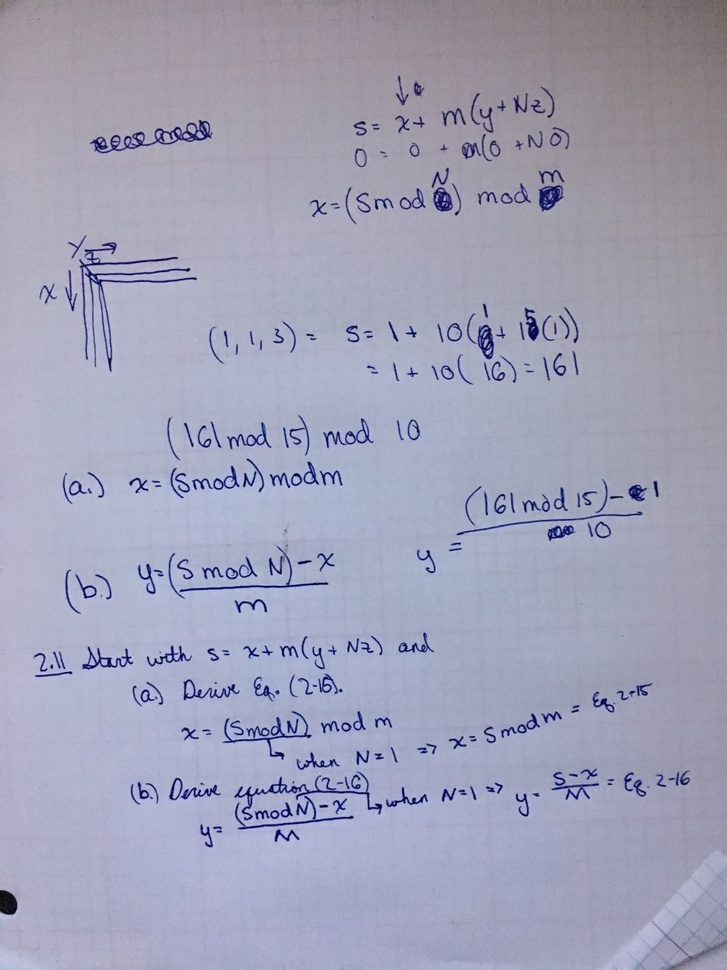
#> input picture Homework/Homework 1/handwritten exercises/exercise2_11.jpg, 727 x 970 px, shrunk from 960 x 1280 before the run
$ python ImageAnalysis.py '../../../Homework/Homework 1/handwritten exercises/exercise2_11.jpg'
#> lines starting #> are read from the running program, lines starting #| are printed output that depends on the picture
### Projects/Project 1/src/FileManager.py
import cv2

class FileManager():
    @staticmethod
    def read_grayscale_image(image_path):
        return cv2.imread(image_path, 0)
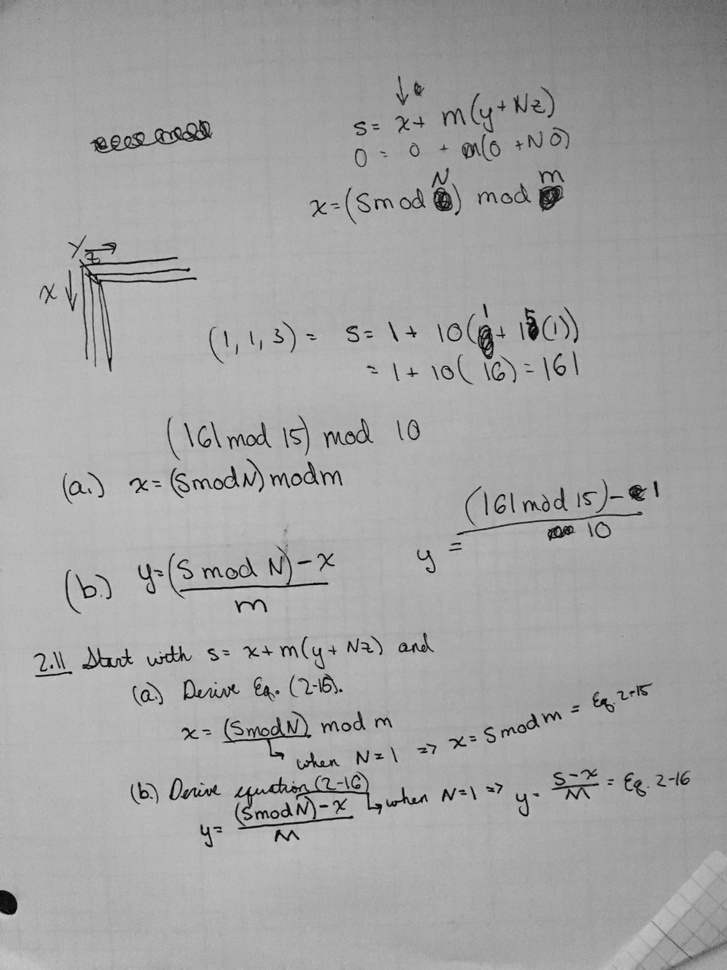
#> returned value: shape (970, 727); min 0, max 202, mean 164.3

### Projects/Project 1/src/ImageAnalysis.py
import cv2
import sys
import numpy as np
import matplotlib.pyplot as plt
from FileManager import FileManager

def display_image(image):
    # Display image:
    plt.imshow(image, cmap='gray')
    plt.show()

class ImageAnalysis():
    @staticmethod
    def calculate_bit_planes(image, gray_scale=True, bits_per_pixel=8):
#> called with gray_scale = True, bits_per_pixel = 8
        bit_planes = None

        if gray_scale:
            rows, columns = image.shape
#> rows = 970; columns = 727
            bit_planes = np.ones((rows, columns, bits_per_pixel))

        for row_index, row in enumerate(image):
            for column_index, pixel in enumerate(row):
                for bit_plane_index in range(bits_per_pixel):
                    bit_planes[row_index, column_index, bit_plane_index] = (pixel & 2**bit_plane_index) >> bit_plane_index

        return bit_planes * 256

def display_bit_planes(bit_planes):
    number_of_rows, number_of_columns, number_of_bit_planes = bit_planes.shape
#> number_of_rows = 970; number_of_columns = 727; number_of_bit_planes = 8

    for bit_plane_index in range(number_of_bit_planes):
        print("bit plane {}".format(bit_plane_index))
        display_image(bit_planes[:, :, bit_plane_index])
#> this loop made 8 passes
#> pass 1, in display_image (call 2), `plt.show()`:
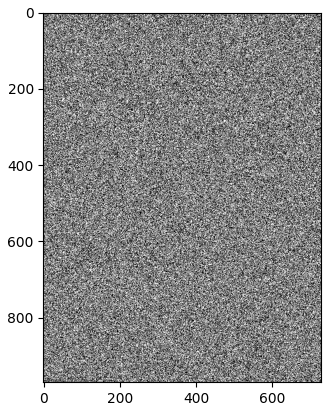
#> figure drawn by matplotlib, 1 panel
#> pass 2, in display_image (call 3), `plt.show()`:
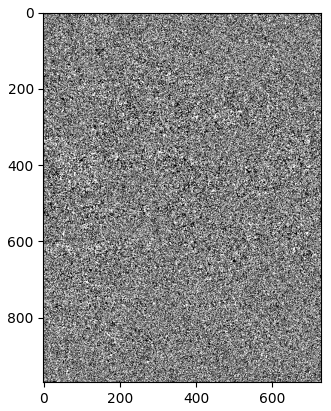
#> figure drawn by matplotlib, 1 panel


if __name__ == "__main__":
    args = sys.argv

    if(len(args) != 2):
        print("Command Line Arguments should follow the format:")
        print("python ImageAnalysis.py [relative_image_path]")
    else:
        image_path = args[1]

        image = FileManager.read_grayscale_image(image_path)

        print("Displaying image...")
        display_image(image)

        bit_planes = ImageAnalysis.calculate_bit_planes(image)
        display_bit_planes(bit_planes)
